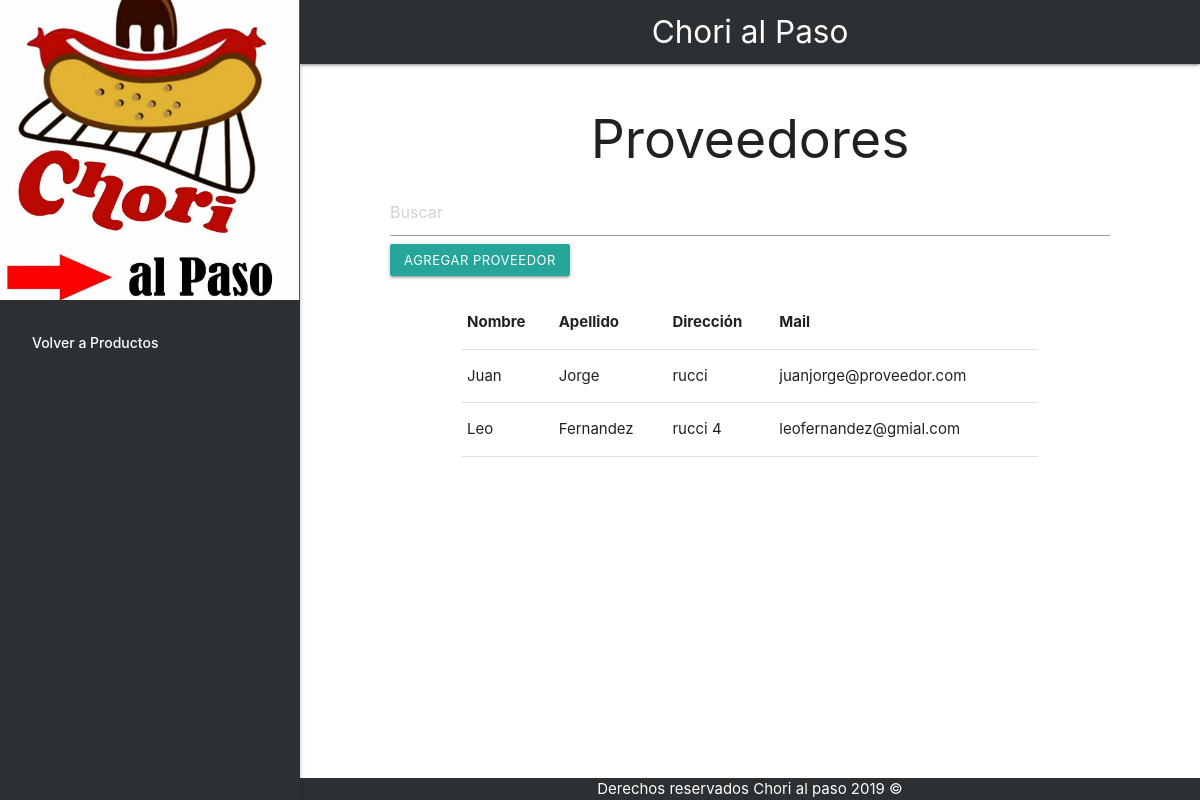
Screenshot of /stock/proveedores with the database file from the repository.
### stock/models.py (models this page shows, shortened)
class Proveedor(models.Model):
    id_proveedor = models.AutoField(primary_key=True,unique=True)
    nombre = models.CharField(max_length=80, blank=False)
    apellidos = models.CharField(max_length=80, blank=False)
    direccion = models.CharField(max_length=110, blank=False)
    mail = models.EmailField(blank=True)

### stock/views.py (the view)
# urls.py: path('proveedores', views.proveedores, name='proveedores'),
def proveedores(request):
	proveedores = Proveedor.objects.all()
	context = {'proveedores': proveedores} #agregar logica para traer proveedores
	return render(request,"stock/proveedores.html",context)

### stock/templates/stock/proveedores.html (shortened to what this page needs)
<!DOCTYPE html>
<html>
<head>
	{% load static %}
    <link rel="stylesheet" href="https://cdnjs.cloudflare.com/ajax/libs/materialize/1.0.0/css/materialize.min.css">
    <link rel="stylesheet" type="text/css" href="{% static 'stock/style.css' %}">
</head>
<body>
	<header>
		<nav>
		    <div class="nav-wrapper">
		      <a href="#" class="brand-logo center">Chori al Paso</a>
		    </div>
		</nav>
		<ul id="slide-out" class="sidenav sidenav-fixed">
			  <li><img class="brand-logo responsive-img" src="{% static 'stock/chorilogo.jpg' %}"></li>
		      <li><a href="productos" class="waves-effect">Volver a Productos</a></li>
		</ul>
	</header>
	<main class="main-fondo">
		<div class="container ">
			<div class="center row">
				<h2 class="cabecera">Proveedores</h2>
				<input class="container" placeholder="Buscar">
				<a href="http://127.0.0.1:8000/stock/agregar_proveedor" class="btn-small center col l3">Agregar proveedor</a>
			</div>
			<table class="container">
	        <thead>
	          <tr>
	              <th>Nombre</th>
	              <th>Apellido</th>
	              <th>Dirección</th>
	              <th>Mail</th>
	          </tr>
	        </thead>
			<tbody id="mostrar_producto">
	          {% for proveedor in proveedores %}
	          <tr>
	            <td> {{ proveedor.nombre }} </td>
	            <td> {{ proveedor.apellidos }} </td>
	            <td> {{ proveedor.direccion }} </td>
	            <td> {{ proveedor.mail }} </td>
	          </tr>
	          {% endfor %}
	        </tbody>
	      </table>
	    </div>
	</main>
	<footer>
		<div class="footer-copyright">
            <div class="container center">
            	Derechos reservados Chori al paso 2019 ©
            </div>
          </div>
	</footer>
</body>
</html>

### stock/static/stock/style.css (style rules this page uses)
body { display: flex; min-height: 100vh; flex-direction: column; }
footer { background-color: #2C3033; color: white; }
main { margin-top: 10px; flex: 1 0 auto; }
header, main, footer { padding-left: 300px; }
.nav-wrapper { background-color: #2C3033; }
.sidenav { background-color: #2C3033; }
.sidenav li>a { text-decoration: none; color: white; }
.container { width: 80%; height: 150%; }

### rows the page displays
Proveedor: nombre "Juan", apellidos "Jorge", direccion "rucci", mail "juanjorge@proveedor.com"
Proveedor: nombre "Leo", apellidos "Fernandez", direccion "rucci 4", mail "leofernandez@gmial.com"
